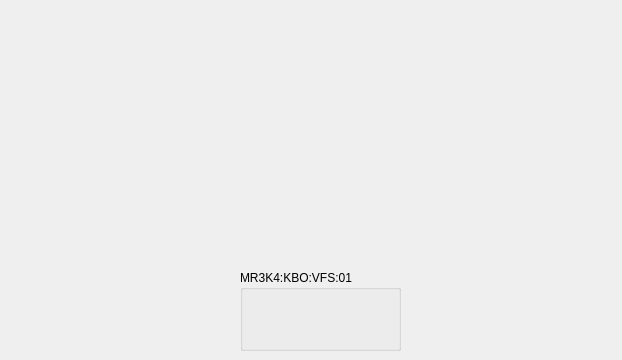
<?xml version="1.0" encoding="UTF-8"?>
<ui version="4.0">
 <class>Form</class>
 <widget class="QWidget" name="Form">
  <property name="geometry">
   <rect>
    <x>0</x>
    <y>0</y>
    <width>622</width>
    <height>360</height>
   </rect>
  </property>
  <property name="windowTitle">
   <string>Form</string>
  </property>
  <layout class="QVBoxLayout" name="verticalLayout_2">
   <property name="leftMargin">
    <number>0</number>
   </property>
   <property name="topMargin">
    <number>0</number>
   </property>
   <property name="rightMargin">
    <number>0</number>
   </property>
   <property name="bottomMargin">
    <number>0</number>
   </property>
   <item>
    <widget class="QScrollArea" name="scrollArea">
     <property name="frameShape">
      <enum>QFrame::NoFrame</enum>
     </property>
     <property name="sizeAdjustPolicy">
      <enum>QAbstractScrollArea::AdjustToContents</enum>
     </property>
     <property name="widgetResizable">
      <bool>false</bool>
     </property>
     <widget class="QWidget" name="scrollAreaWidgetContents">
      <property name="geometry">
       <rect>
        <x>0</x>
        <y>0</y>
        <width>622</width>
        <height>360</height>
       </rect>
      </property>
      <widget class="PyDMEmbeddedDisplay" name="PyDMEmbeddedDisplay">
       <property name="geometry">
        <rect>
         <x>0</x>
         <y>0</y>
         <width>622</width>
         <height>270</height>
        </rect>
       </property>
       <property name="toolTip">
        <string/>
       </property>
       <property name="frameShape">
        <enum>QFrame::NoFrame</enum>
       </property>
       <property name="filename" stdset="0">
        <string>/cds/group/pcds/epics-dev/screens/pydm/tmo_screens/vac_screens/interlock_screens/turbo_fault.ui</string>
       </property>
      </widget>
      <widget class="QGroupBox" name="groupBox">
       <property name="geometry">
        <rect>
         <x>240</x>
         <y>270</y>
         <width>161</width>
         <height>81</height>
        </rect>
       </property>
       <property name="autoFillBackground">
        <bool>true</bool>
       </property>
       <property name="title">
        <string>MR3K4:KBO:VFS:01</string>
       </property>
       <layout class="QVBoxLayout" name="verticalLayout">
        <item>
         <widget class="PyDMByteIndicator" name="PyDMByteIndicator">
          <property name="toolTip">
           <string/>
          </property>
          <property name="channel" stdset="0">
           <string>ca://MR3K4:KBO:VFS:01:VAC_FAULT_OK_RBV</string>
          </property>
          <property name="circles" stdset="0">
           <bool>true</bool>
          </property>
          <property name="labels" stdset="0">
           <stringlist>
            <string>VAC FAULT OK</string>
           </stringlist>
          </property>
         </widget>
        </item>
       </layout>
      </widget>
     </widget>
    </widget>
   </item>
  </layout>
 </widget>
 <customwidgets>
  <customwidget>
   <class>PyDMByteIndicator</class>
   <extends>QWidget</extends>
   <header>pydm.widgets.byte</header>
  </customwidget>
  <customwidget>
   <class>PyDMEmbeddedDisplay</class>
   <extends>QFrame</extends>
   <header>pydm.widgets.embedded_display</header>
  </customwidget>
 </customwidgets>
 <resources/>
 <connections/>
</ui>
